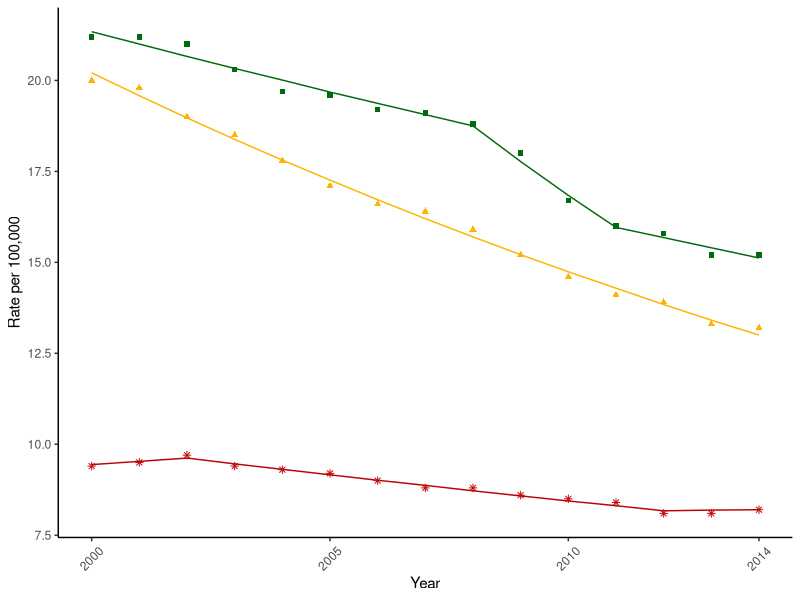
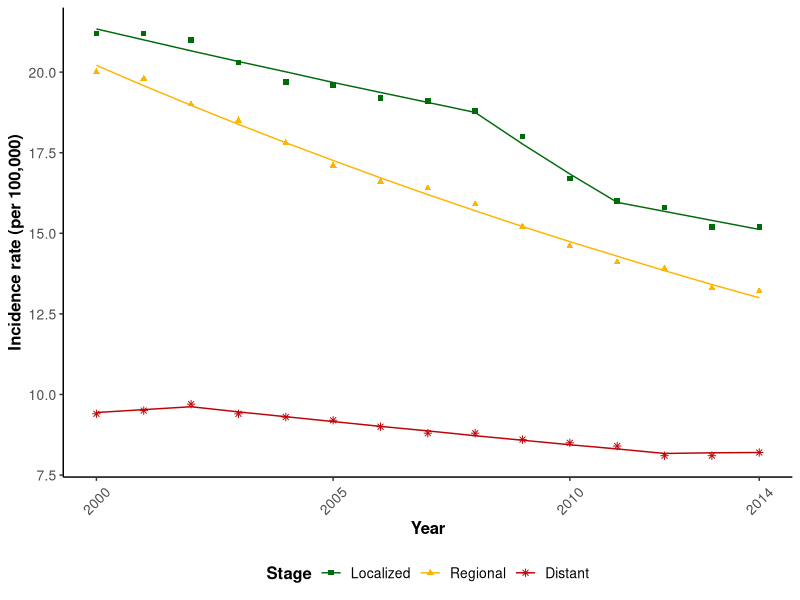

Here is the R script that generated these plots, in order:
## ---- chunk 1
library(ggplot2)
library(readr)
library(dplyr)
library(scales)
## ---- chunk 2
# Read in SEER extracted table
CRCStages <- readr::read_delim("../Data/SEER_2000-2014_StageDistribution_noStratify.txt", "\t", escape_double = FALSE, trim_ws = TRUE)
colnames(CRCStages) <- c("Year", "Stage","Rate", "Count", "Population")
CRCStages <- CRCStages %>% filter(Year != "2000-2014")
CRCStages$Year <- as.numeric(CRCStages$Year)

CRCStages2 <- CRCStages %>% filter(Stage %in% c("Distant","Localized","Regional","Unknown/unstaged"))
## ---- chunk 3
Groups <- CRCStages2 %>% group_by(Year) %>% summarize(totalcases = sum(Rate))


CRCStages3 <- CRCStages2 %>% left_join(Groups, by=c("Year")) 
CRCStages3$Stage <- factor(CRCStages3$Stage, levels=c("Unknown/unstaged","Localized","Regional","Distant"))
## ---- chunk 4
CRCStages3
## ---- chunk 5
library(readxl)
## ---- chunk 6
# Read in General CRC rate data
Stage_JPs <- read_excel("../Data/JoinPoint/Rate_StageOnly.xlsx", sheet=1) %>% rename("Year" = "X Value", "Model" = "Modeleded Y Value") %>% mutate(Year = as.integer(Year), Model = as.numeric(Model))


## ---- chunk 7
colorclasses <- c("Localized" = "#016b0b", "Distant" = "#be0306", "Regional" = "#ffb401")

shapes <- c(15, 17, 8)
lwds <- c(3, 4, 2, 1)
## ---- chunk 8
Figure2A <- ggplot() + 
     geom_point(data=CRCStages3 %>% filter(Stage %in% c("Localized","Regional","Distant")), aes(x=Year, y=Rate, group=Stage, col=Stage, shape=Stage), show.legend = FALSE) + 
     geom_line(data=Stage_JPs, aes(x=Year, y=Model, group=Stage, col=Stage), show.legend = FALSE) +
scale_x_continuous(breaks=c(1998, 2000, 2005, 2010, 2014), labels = c("1998", "2000", "2005", "2010", "2014"), minor_breaks = seq(1998,2014,1)) + 
     theme_classic() + theme(axis.text.x = element_text(angle=45, vjust=0.5), legend.position = "bottom") + 
     scale_color_manual(name="Stage",values = colorclasses) +
     scale_shape_manual(values=shapes) + 
     ylab("Rate per 100,000")
Figure2A
## ---- chunk 9
Figure2Export <- ggplot() + 
     geom_point(data=(CRCStages3 %>% filter(Stage %in% c("Localized","Regional","Distant"))), aes(x=Year, y=Rate, group=Stage, col=Stage, shape=Stage)) + 
     geom_line(data=Stage_JPs, aes(x=Year, y=Model, group=Stage, col=Stage)) +
     scale_x_continuous(breaks=c(1998, 2000, 2005, 2010, 2014), 
                        labels = c("1998", "2000", "2005", "2010", "2014"), 
                        minor_breaks = seq(1998,2014,1)) + 
     scale_color_manual(name="Stage",values = colorclasses) +
     scale_shape_manual(values=shapes) + 
     ylab("Incidence rate (per 100,000)") + 
     theme_classic() + 
     theme(
          legend.position = "bottom", 
          legend.title = element_text(size=12, face="bold"),
          legend.text = element_text(size=10),
          legend.title.align = 0.5,
          axis.title = element_text(size = 12, face="bold"),
          axis.text = element_text(size=10),
          axis.text.x = element_text(angle=45, vjust=0.5)
     )
Figure2Export
#ggsave(plot=Figure2Export, filename="Figure2.tiff", path="path/to/folder/DistantCRC_BriefComm", device = "tiff", width=16, height=10, units="cm", dpi = 300)
## ---- chunk 10
sessionInfo()
